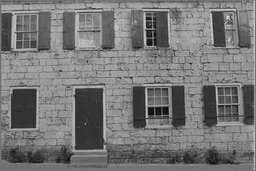
#> input picture Task1/tests/04_unittest_bilinear_img_input/01.png, 256 x 171 px, shrunk from 768 x 512 before the run
$ jupyter execute --allow-errors sandbox.ipynb
#> lines starting #> are read from the running program, lines starting #| are printed output that depends on the picture
### Task1/bayer.py
import numpy as np
from skimage import img_as_ubyte

def __get_mask_line_with_start_pixel(start_pixel: bool):
    seq = np.zeros(2, dtype=bool)
    seq[0] = start_pixel
    seq[1] = not start_pixel
    return seq

# channels: rgb -> 012
def __get_mask_line_template_sequence(channel: int):
    return __get_mask_line_with_start_pixel(channel != 0)
    # if channel == 0:
    #     return __get_mask_line_with_start_pixel(False)
    # return __get_mask_line_with_start_pixel(True)

def __get_one_templated_line(n_rows: int, start_pixel: bool):
    repeat_number = (n_rows + 1)//2
    line_template = __get_mask_line_with_start_pixel(start_pixel)
    return np.tile(line_template, repeat_number)[:n_rows]

def __get_pair_templated_lines(n_rows: int, start_pixel: bool, is_second_line_empty: bool, is_first_line_empty: bool):
    if is_first_line_empty:
        first_line = np.zeros(n_rows, dtype=bool)
        second_line = __get_one_templated_line(n_rows, start_pixel)
    elif is_second_line_empty:
        first_line = __get_one_templated_line(n_rows, start_pixel)
        second_line = np.zeros_like(first_line, dtype=bool)
    else:
        first_line = __get_one_templated_line(n_rows, start_pixel)
        second_line = __get_one_templated_line(n_rows, not start_pixel)

    return np.stack([first_line, second_line], axis=0)

def __make_one_channel_mask(channel: int, n_rows: int, n_cols: int):

    # mask = np.zeros((n_rows, n_cols), dtype=bool)
    # line_template = __get_mask_line_template_sequence(channel)
    # ranges = { 0: np.arange(0, n_cols-1), 1: np.arange(n_cols), 2: np.arange(1, n_cols) } # to global space?


    repeating_num = (n_rows + 1) // 2

    if channel == 0:
        start_pixel = False
        is_second_line_empty = True
        is_first_line_empty = False
    elif channel == 1:
        start_pixel = True
        is_second_line_empty = False
        is_first_line_empty = False
    else:
        start_pixel = True
        is_second_line_empty = False
        is_first_line_empty = True

    pair_lines = __get_pair_templated_lines(n_cols, start_pixel, is_second_line_empty, is_first_line_empty).reshape(-1)
    mask = np.tile(pair_lines, repeating_num).reshape(repeating_num*2, -1)[:n_rows,:n_cols]
    return mask


def get_bayer_masks(n_rows: int, n_cols: int):

    red_mask = __make_one_channel_mask(0, n_rows, n_cols)
    green_mask = __make_one_channel_mask(1, n_rows, n_cols)
    blue_mask = __make_one_channel_mask(2, n_rows, n_cols)

    masks = np.zeros((n_rows, n_cols, 3), 'bool')
    masks[..., 0] = red_mask
    masks[..., 1] = green_mask
    masks[..., 2] = blue_mask

    return masks #np.dstack([red_mask, green_mask, blue_mask])

def __apply_mask(raw_img:np.ndarray, mask:np.ndarray):
    res = raw_img.copy()
    res[~mask] = 0
    return res


def get_colored_img(raw_img: np.ndarray):

    n_rows = raw_img.shape[0]
    n_cols = raw_img.shape[1]
    mask = get_bayer_masks(n_rows, n_cols)#.reshape(3, n_rows, n_cols)

    red_channel = __apply_mask(raw_img, mask[..., 0]) #[None,...]
    # print(red_channel)
    green_channel = __apply_mask(raw_img, mask[..., 1])#[None,...]
    # print(green_channel)
    blue_channel = __apply_mask(raw_img, mask[..., 2])#[None,...]
    # print(blue_channel)
    return np.dstack([red_channel, green_channel, blue_channel]) #.reshape(n_rows, n_cols, -1)


# [32 lines left out: function __bilinear_channel_interpolation, not called in this run]


def set_interpolated_pixel_value(result: np.ndarray, masks: np.ndarray, slices: np.ndarray, i: int, j: int, channel: int):
    # img_slice = float_channel_values[i-1 : i+2, j-1 : j+2]
    mean = np.nanmean(slices[..., channel])
    if not masks[i,j,channel]:
        result[i,j, channel] = 0 if np.isnan(mean) else int(mean)


def bilinear_interpolation_faster(colored_img: np.ndarray):
    n_rows = colored_img.shape[0]
    n_cols = colored_img.shape[1]

    float_channel_values = colored_img.astype(dtype = 'float')
    result = np.copy(colored_img)

    mask = get_bayer_masks(n_rows, n_cols)#.reshape(3, n_rows, n_cols)
    float_channel_values[~mask] = np.NaN

    for i in range(n_rows):
        for j in range(n_cols):
            img_slice = float_channel_values[i-1 : i+2, j-1 : j+2]
            set_interpolated_pixel_value(result, mask, img_slice, i, j, 0)
            set_interpolated_pixel_value(result, mask, img_slice, i, j, 1)
            set_interpolated_pixel_value(result, mask, img_slice, i, j, 2)
    return result

def bilinear_interpolation(colored_img: np.ndarray):

    return bilinear_interpolation_faster(colored_img)
    # [29 lines of commented-out code are left out]

### Task1/sandbox.ipynb
[cell 1]
import numpy as np

[cell 2]
a = np.arange(10)

[cell 3]
a = a.reshape((2,-1))

[cell 4]
a

[cell 5]
b = np.stack([a,a])

[cell 6]
b.shape

[cell 7]
a = a.reshape(-1)

[cell 8]
a

[cell 9]
b = np.tile(a, 2).reshape(4,-1)

[cell 10]
b

[cell 11]
mask = b > 5
mask

[cell 12]
b[~mask] = -1

[cell 13]
b

[cell 14]
b = b.astype('float')

[cell 15]
b[~mask] = np.NaN

[cell 16]
b

[cell 17]
slice_b = b[1:4, 1:4]

[cell 18]
slice_b

[cell 19]
np.nanmean(slice_b)

[cell 20]
from skimage import img_as_ubyte
from skimage.io import imread, imsave
import matplotlib.pyplot as plt
import bayer

[cell 21]
raw_img = img_as_ubyte(imread('tests/04_unittest_bilinear_img_input/01.png'))
#> raw_img is the input picture: shape (171, 256); min 0, max 227, mean 117.6
plt.imshow(raw_img)

[cell 22]
colored = bayer.get_colored_img(raw_img)
#> in get_bayer_masks, `masks[..., 0] = red_mask`:
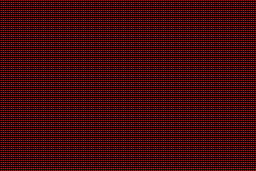
#> masks: shape (171, 256, 3) bool; mean of channels 0, 1, 2 0.251, 0, 0; drawn as R, G, B
#> in get_bayer_masks, `masks[..., 1] = green_mask`:
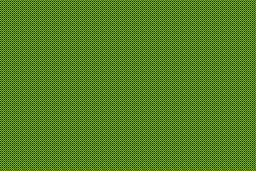
#> masks: shape (171, 256, 3) bool; mean of channels 0, 1, 2 0.251, 0.5, 0; drawn as R, G, B
#> in get_bayer_masks, `masks[..., 2] = blue_mask`:
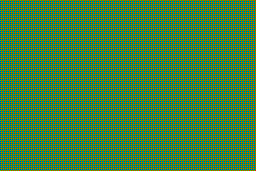
#> masks: shape (171, 256, 3) bool; mean of channels 0, 1, 2 0.251, 0.5, 0.249; drawn as R, G, B
#> in __apply_mask, `res[~mask] = 0`:
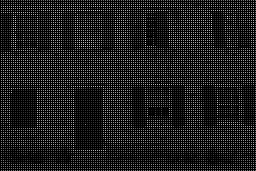
#> res: shape (171, 256); min 0, max 227, mean 29.5
#> in __apply_mask (call 2), `res[~mask] = 0`:
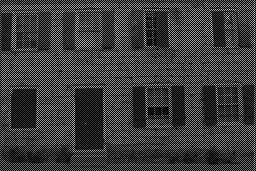
#> res: shape (171, 256); min 0, max 218, mean 58.8
#> in __apply_mask (call 3), `res[~mask] = 0`:
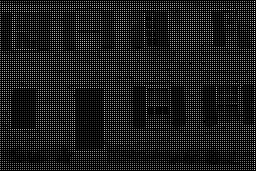
#> res: shape (171, 256); min 0, max 205, mean 29.3
#> in get_colored_img, `return np.dstack([red_channel, green_channel, blue_channel])`:
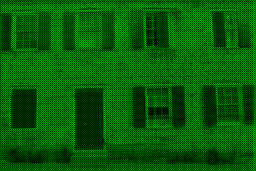
#> returned value: shape (171, 256, 3); mean of channels 0, 1, 2 29.5, 58.8, 29.3; drawn as R, G, B

[cell 23]
plt.imshow(colored)

[cell 24]
img = img_as_ubyte(bayer.bilinear_interpolation(colored))
#> in bilinear_interpolation_faster, `float_channel_values[~mask] = np.NaN`: float_channel_values: shape (171, 256, 3) float64; 66.67% of the values are NaN or infinite; the others: min 0, max 227, mean 117.6
#> after the loop in bilinear_interpolation_faster, `for i in range(n_rows):`:
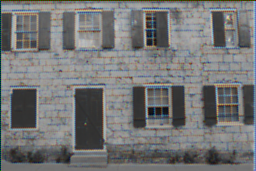
#> result: shape (171, 256, 3); mean of channels 0, 1, 2 116.2, 116.9, 117.1; drawn as R, G, B

#> (a cell that did not finish here is left out)

#> (a cell that did not finish here is left out)

[cell 27]
plt.imshow(img)

[cell 28]
n_rows = raw_img.shape[0]
n_cols = raw_img.shape[1]
n_rows, n_cols
#> Out = (171, 256)

[cell 29]
masks = bayer.get_bayer_masks(n_rows, n_cols)

[cell 30]
masks[:10, :5, 0]
#> Out = [[False, True, False, True, False], [False, False, False, False, False], [False, True, False, True, False], [False, False, False, False, False], [False, True, False, True, False], [False, False, False, False, False], [False, True, False, True, False], [False, False, False, False, False], [False, True, False, True, False], [False, False, False, False, False]]

[cell 31]
aa = np.arange(24).reshape((2, 4, -1))

[cell 32]
# np.nanmean(aa[...,None], axis=3)
